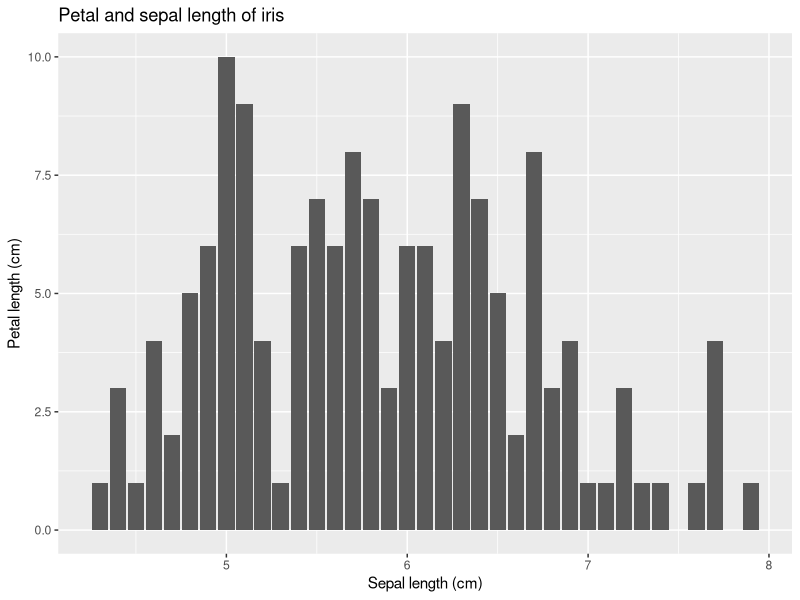
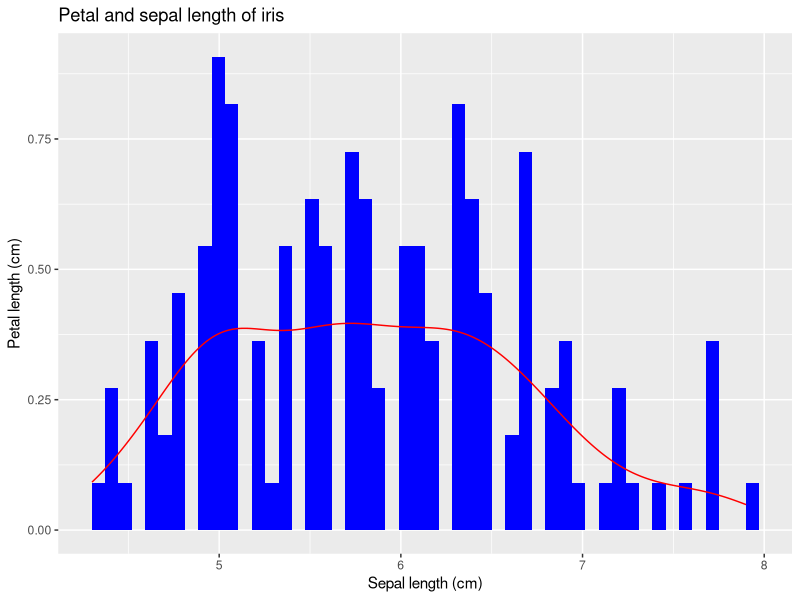
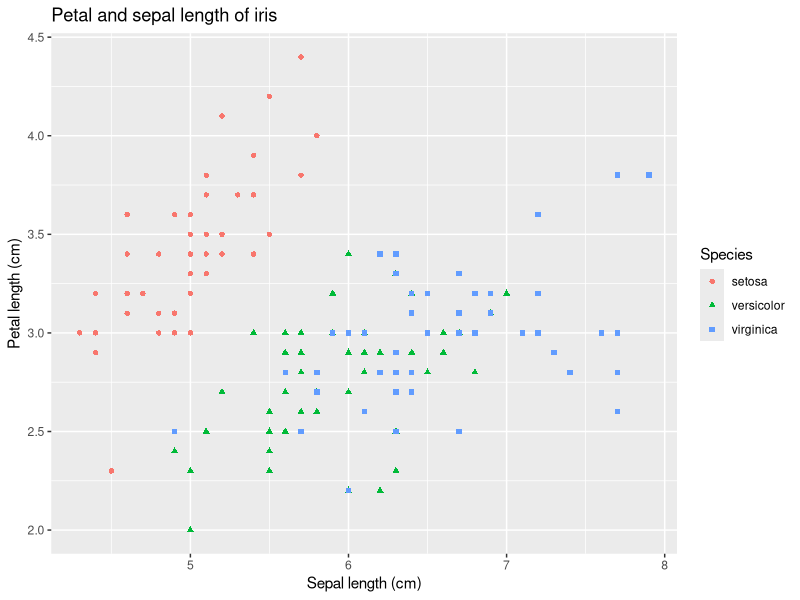
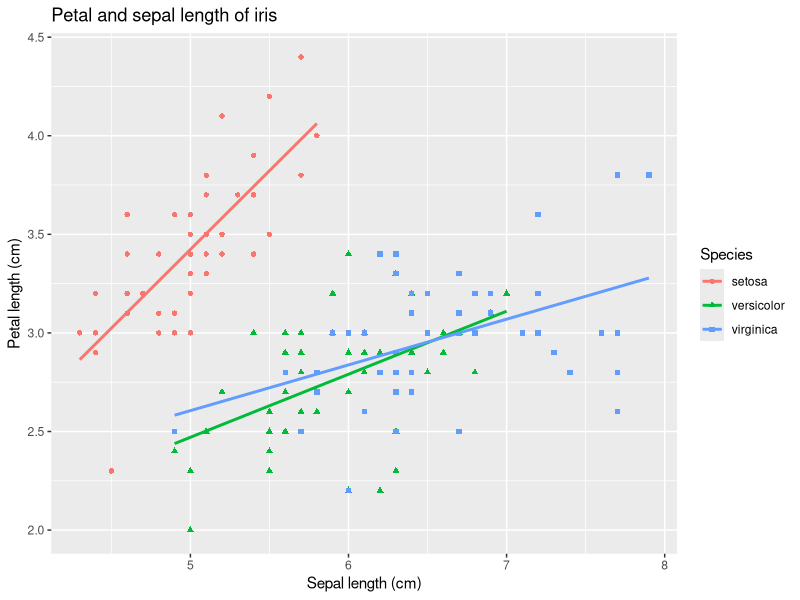
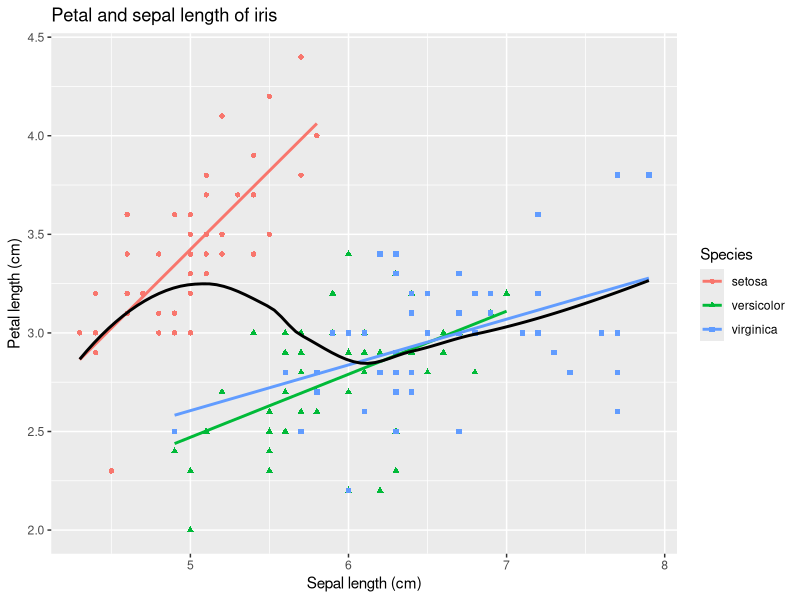
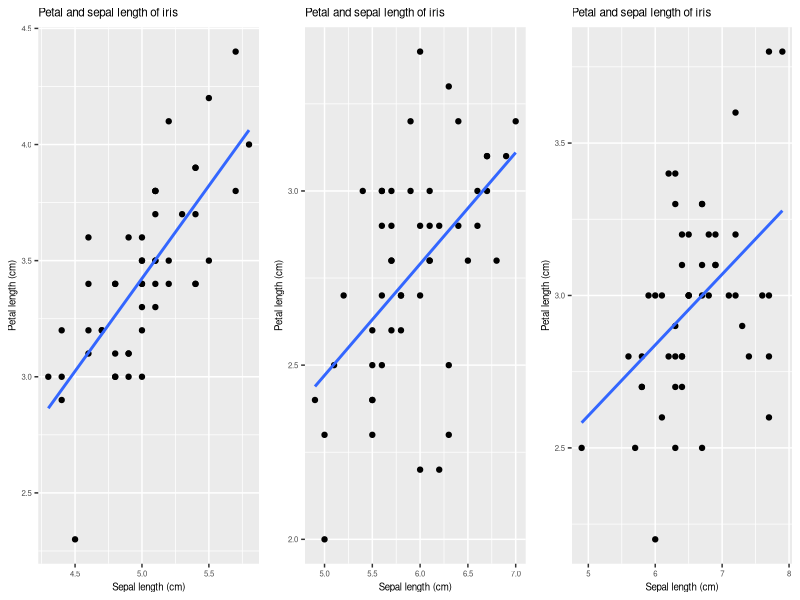
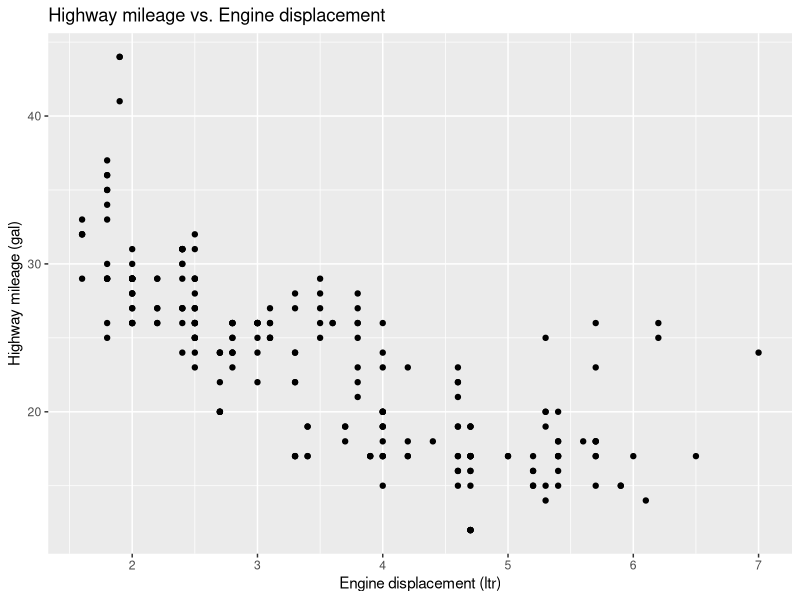
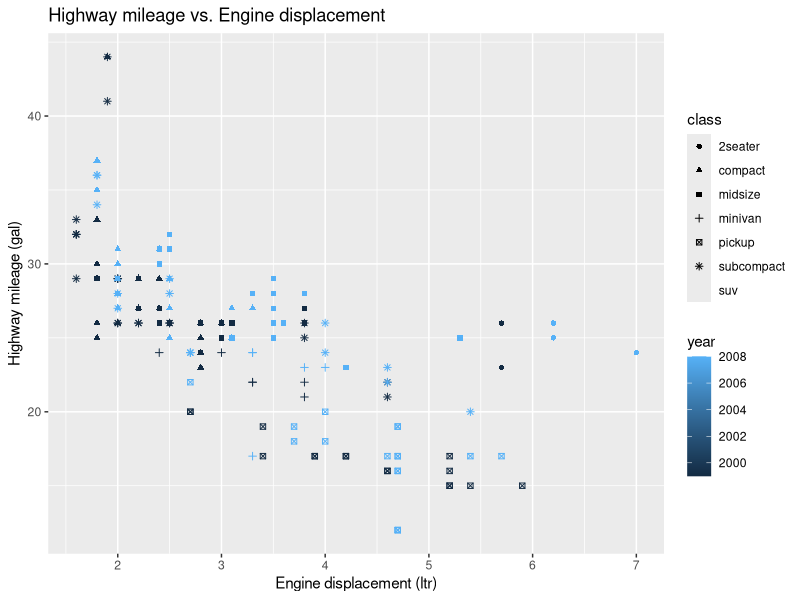

Write R code to recreate these figures, in order.
### EXERCISE 1 #################################################################

library(ggplot2)
library(dplyr)
library(gridExtra)

data <- iris
data2 <- mpg
data3 <- diamonds
data4 <- starwars

# 1a) Using the variable 'Sepal.Length" create an histogram.

ggplot(data) + geom_bar(aes(Sepal.Length)) + 
  ggtitle("Petal and sepal length of iris") + 
  labs(y="Petal length (cm)", x = "Sepal length (cm)")

# 1b) Draw the histogram for the variable "Sepal.Length", with 50  blue bins, 
#     where the y-axis represents the densities.  Add a density red line to the 
#     plot. 

ggplot(data,aes(x=Sepal.Length, y=..density..))+ 
  geom_histogram(fill="blue", bins=50) +
  geom_density(color="red") + 
  ggtitle("Petal and sepal length of iris") + 
  labs(y="Petal length (cm)", x = "Sepal length (cm)")

# 1c) Draw a scatterplot of Sepal.Length and Sepal.Width where color and shape 
#     depend on the Species

ggplot(data, aes(x = Sepal.Length, y = Sepal.Width)) + 
  geom_point(aes(shape = Species, color = Species)) + 
  ggtitle("Petal and sepal length of iris") + 
  labs(y="Petal length (cm)", x = "Sepal length (cm)")

# 1d) Add a separate regression line for each group. 

ggplot(data, aes(x = Sepal.Length, y = Sepal.Width)) + 
  geom_point(aes(shape = Species, color = Species)) + 
  geom_smooth(aes(col=Species), method="lm", se=FALSE) + 
  ggtitle("Petal and sepal length of iris") + 
  labs(y="Petal length (cm)", x = "Sepal length (cm)")

# 1e) Then overall a smooth line

ggplot(data, aes(x = Sepal.Length, y = Sepal.Width)) + 
  geom_point(aes(shape = Species, color = Species)) + 
  geom_smooth(aes(col=Species), method="lm", se=FALSE) +
  geom_smooth(se=FALSE,colour="black") + 
  ggtitle("Petal and sepal length of iris") + 
  labs(y="Petal length (cm)", x = "Sepal length (cm)")

# 1f) Draw a separate scatter plot with a regression line, one for each level 
#     of the variable Species 

sub1 <- subset(data, Species=="setosa")
sub2 <- subset(data, Species=="versicolor")
sub3 <- subset(data, Species=="virginica")

p1 <- ggplot(sub1, aes(x = Sepal.Length, y = Sepal.Width)) + 
  geom_point() + geom_smooth(method="lm", se=FALSE) + 
  ggtitle("Petal and sepal length of iris") + 
  labs(y="Petal length (cm)", x = "Sepal length (cm)") + 
  theme(text = element_text(size = 7))

p2 <- ggplot(sub2, aes(x = Sepal.Length, y = Sepal.Width)) + 
  geom_point() + geom_smooth(method="lm", se=FALSE) + 
  ggtitle("Petal and sepal length of iris") + 
  labs(y="Petal length (cm)", x = "Sepal length (cm)") + 
  theme(text = element_text(size = 7))

p3 <- ggplot(sub3, aes(x = Sepal.Length, y = Sepal.Width)) + 
  geom_point() + geom_smooth(method="lm", se=FALSE) + 
  ggtitle("Petal and sepal length of iris") + 
  labs(y="Petal length (cm)", x = "Sepal length (cm)") + 
  theme(text = element_text(size = 7))

grid.arrange(p1, p2, p3, ncol = 3)

### EXERCISE 2 #################################################################

# 2a) Draw a scatter plot for `displ` (x-axis) and `hwy` (y-axis)

ggplot(data2, aes(x = displ, y = hwy)) + geom_point() + 
  ggtitle("Highway mileage vs. Engine displacement") + 
  labs(y="Highway mileage (gal)", x = "Engine displacement (ltr)")

# 2b) Modify the previous scatter plot in such a way that the shape depends on 
#     the class and the colour on the year

ggplot(data2, aes(x = displ, y = hwy)) + 
  geom_point(aes(shape = class, color = year)) + 
  ggtitle("Highway mileage vs. Engine displacement") + 
  labs(y="Highway mileage (gal)", x = "Engine displacement (ltr)")

# 2c) Display the data conditionally on one categorical variable (here the class 
#     variable)- Hint: ?mapping

compact <- subset(data2, class=="compact")
midsize <- subset(data2, class=="midsize")
suv <- subset(data2, class=="suv")
seater2 <- subset(data2, class=="2seater")
minivan <- subset(data2, class=="minivan")
pickup <- subset(data2, class=="pickup")
subcompact <- subset(data2, class=="subcompact")

# Scatter plot for compact class cars
p1 <- ggplot(compact, aes(x = displ, y = hwy)) + geom_point(aes(color = year)) + 
  ggtitle("Highway mileage vs. Engine displacement (compact cars)") + 
  labs(y="Highway mileage (gal)", x = "Engine displacement (ltr)") + 
  theme(legend.position="none") + theme(text = element_text(size = 7))

# Scatter plot for midsize class cars
p2 <- ggplot(midsize, aes(x = displ, y = hwy)) + geom_point(aes(color = year)) + 
  ggtitle("Highway mileage vs. Engine displacement (midsize cars)") + 
  labs(y="Highway mileage (gal)", x = "Engine displacement (ltr)") + 
  theme(legend.position="none") + theme(text = element_text(size = 7))

# Scatter plot for suv class cars
p3 <- ggplot(suv, aes(x = displ, y = hwy)) + geom_point(aes(color = year)) + 
  ggtitle("Highway mileage vs. Engine displacement (SUVs)") + 
  labs(y="Highway mileage (gal)", x = "Engine displacement (ltr)") + 
  theme(legend.position="none") + theme(text = element_text(size = 7))

# Scatter plot for seater2 class cars
p4 <- ggplot(seater2, aes(x = displ, y = hwy)) + geom_point(aes(color = year)) + 
  ggtitle("Highway mileage vs. Engine displacement (2-seater cars)") + 
  labs(y="Highway mileage (gal)", x = "Engine displacement (ltr)") + 
  theme(legend.position="none") + theme(text = element_text(size = 7))

# Scatter plot for minivan class cars
p5 <- ggplot(minivan, aes(x = displ, y = hwy)) + geom_point(aes(color = year)) + 
  ggtitle("Highway mileage vs. Engine displacement (minivans)") + 
  labs(y="Highway mileage (gal)", x = "Engine displacement (ltr)") + 
  theme(legend.position="none") + theme(text = element_text(size = 7))

# Scatter plot for pickup class cars
p6 <- ggplot(pickup, aes(x = displ, y = hwy)) + geom_point(aes(color = year)) + 
  ggtitle("Highway mileage vs. Engine displacement (pickups)") + 
  labs(y="Highway mileage (gal)", x = "Engine displacement (ltr)") + 
  theme(legend.position="none") + theme(text = element_text(size = 7))

# Scatter plot for subcompact class cars
p7 <- ggplot(subcompact, aes(x = displ, y = hwy)) + geom_point(aes(color = year)) + 
  ggtitle("Highway mileage vs. Engine displacement (subcompact cars)") + 
  labs(y="Highway mileage (gal)", x = "Engine displacement (ltr)") + 
  theme(text = element_text(size = 7))

grid.arrange(p1, p2, p3, p4, p5, p6, p7, ncol=2)

# 2d) Load the diamonds dataset. Draw a scatter plot of 'carat' ` (x-axis)  and 
#     'price’ (y-axis) where the colour depends on the variable 'cut', add also 
#     a smooth line and display conditionally on the variable 'color’.

colE <- subset(data3, color="E")
colI <- subset(data3, color="I")
colJ <- subset(data3, color="J")
colH <- subset(data3, color="H")
colF <- subset(data3, color="F")
colG <- subset(data3, color="G")
colD <- subset(data3, color="D")

p1 <- ggplot(colE, aes(x = carat, y = price)) + geom_point(aes(color = cut)) + 
  geom_smooth(method="lm", se=FALSE)  + labs(y="price", x = "carat") +
  ggtitle("Carat rating vs. Price for E-colored gold") + 
  theme(text = element_text(size = 7)) + theme(legend.position="none") 

p2 <- ggplot(colI, aes(x = carat, y = price)) + geom_point(aes(color = cut)) + 
  geom_smooth(method="lm", se=FALSE)  + labs(y="price", x = "carat") +
  ggtitle("Carat rating vs. Price for I-colored gold") + 
  theme(text = element_text(size = 7)) + theme(legend.position="none") 

p3 <- ggplot(colJ, aes(x = carat, y = price)) + geom_point(aes(color = cut)) + 
  geom_smooth(method="lm", se=FALSE)  + labs(y="price", x = "carat") +
  ggtitle("Carat rating vs. Price for J-colored gold") + 
  theme(text = element_text(size = 7)) + theme(legend.position="none") 

p4 <- ggplot(colH, aes(x = carat, y = price)) + geom_point(aes(color = cut)) + 
  geom_smooth(method="lm", se=FALSE)  + labs(y="price", x = "carat") +
  ggtitle("Carat rating vs. Price for H-colored gold") + 
  theme(text = element_text(size = 7)) + theme(legend.position="none") 

p5 <- ggplot(colF, aes(x = carat, y = price)) + geom_point(aes(color = cut)) + 
  geom_smooth(method="lm", se=FALSE)  + labs(y="price", x = "carat") +
  ggtitle("Carat rating vs. Price for F-colored gold") + 
  theme(text = element_text(size = 7)) + theme(legend.position="none") 

p6 <- ggplot(colG, aes(x = carat, y = price)) + geom_point(aes(color = cut)) + 
  geom_smooth(method="lm", se=FALSE)  + labs(y="price", x = "carat") +
  ggtitle("Carat rating vs. Price for G-colored gold") + 
  theme(text = element_text(size = 7)) + theme(legend.position="none") 

p7 <- ggplot(colD, aes(x = carat, y = price)) + geom_point(aes(color = cut)) + 
  geom_smooth(method="lm", se=FALSE)  + labs(y="price", x = "carat") +
  ggtitle("Carat rating vs. Price for D-colored gold") + 
  theme(text = element_text(size = 7))

grid.arrange(p1, p2, p3, p4, p5, p6, p7, ncol=2)

### EXERCISE 3 #################################################################

# Load the starwars dataset.
# 3a) Which variable (column) has the most missing values?

na_count <-sapply(data4, function(y) sum(length(which(is.na(y)))))
na_count[na_count==max(na_count)]

# 3b) How many humans are contained in starwars dataset overall and by gender?

humans <- subset(data4, species=="Human")
nrow(humans)
table(humans$gender)

# 3c) From which homeworld do the most individuals (rows) come from? 

tail(names(sort(table(data4$homeworld))), 1)

# 3d) Create an histogram of the gender distribution of the starwars Universe, 
#     set the title : "Gender distribution of the sw Universe".
# Modify the colour using the command : fill_color_manual.

ggplot(data4, aes(gender)) + geom_histogram(stat="count", aes(fill=gender)) +
  scale_fill_manual(values=c("salmon", "orange"), na.value="gray") +
  ggtitle("Gender distribution of the sw Universe")

# 3f) Draw the densities for feminines and masculines only (removing the droids 
# from the data first)

livings <- data4[data4$species!='Droid',]

ggplot(livings, aes(x=height, color=gender)) +
  geom_density(fill="white", alpha=0.6, position="dodge")

# 3g) Draw a segmented barplot for the variable 'sex' where the colors depend
# on the hair colours  and where on the y-axis the proportions are displayed.

ggplot(data4) + geom_bar(aes(sex, fill = hair_color,), position = 'fill') + 
  scale_y_continuous(labels = scales::percent)

#ggplot(data4) + geom_bar(aes(hair_color, fill = sex,), position = 'fill') + 
#  theme(axis.text.x = element_text(angle = 90, vjust = 0.5, hjust=1)) + 
#  scale_y_continuous(labels = scales::percent)
